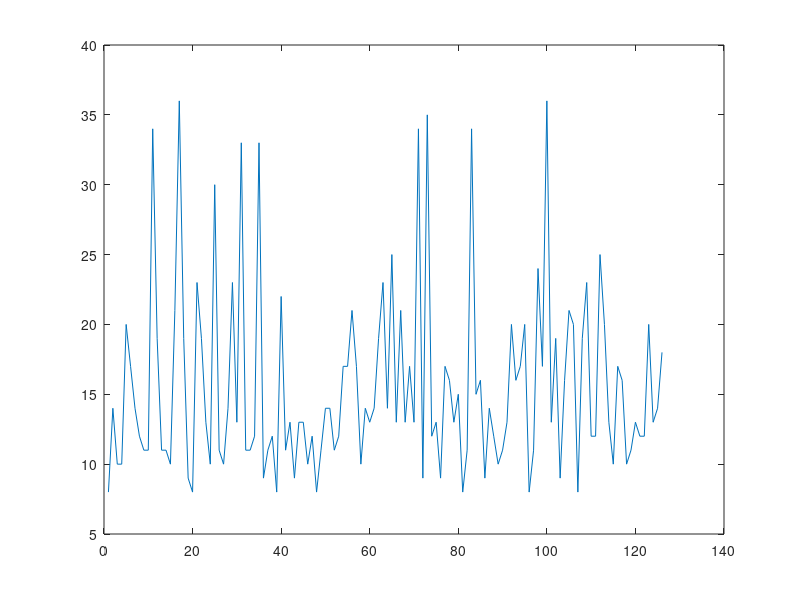

MATLAB code for this plot:
% Basic integrate-and-fire neuron 
% R Rao 2007
% with added noise

clear

% capacitance and leak resistance
C = 1 % nF
R = 40 % M ohms

% I & F implementation dV/dt = - V/RC + I/C
% Using h = 1 ms step size, Euler method

V = 0;
tstop = 2000; % total integration time
abs_ref = 5; % absolute refractory period 
ref = 0; % absolute refractory period counter
V_trace = []; % voltage trace for plotting
V_th = 10; % spike threshold
spiketimes = []; % list of spike times
time_interval=[0];
% input current
noiseamp = 2;   % amplitude of added noise
I = 1 + noiseamp*randn(1,tstop); % nA; Gaussian noise


for t = 1:tstop
  
   if ~ref
     V = V - (V/(R*C)) + (I(t)/C)
   else
     ref = ref - 1;
     V = 0.2*V_th; % reset voltage
   end
   
   if (V > V_th)
     V = 50;  % emit spike
     spiketimes = [spiketimes t]; % save times of spikes
     if(length(spiketimes)>1)
      time_interval=[time_interval spiketimes(end)-spiketimes(end-1)];
     end
     ref = abs_ref; % set refractory counter
   end

   V_trace = [V_trace V];

end

  plot(time_interval(2:end))


